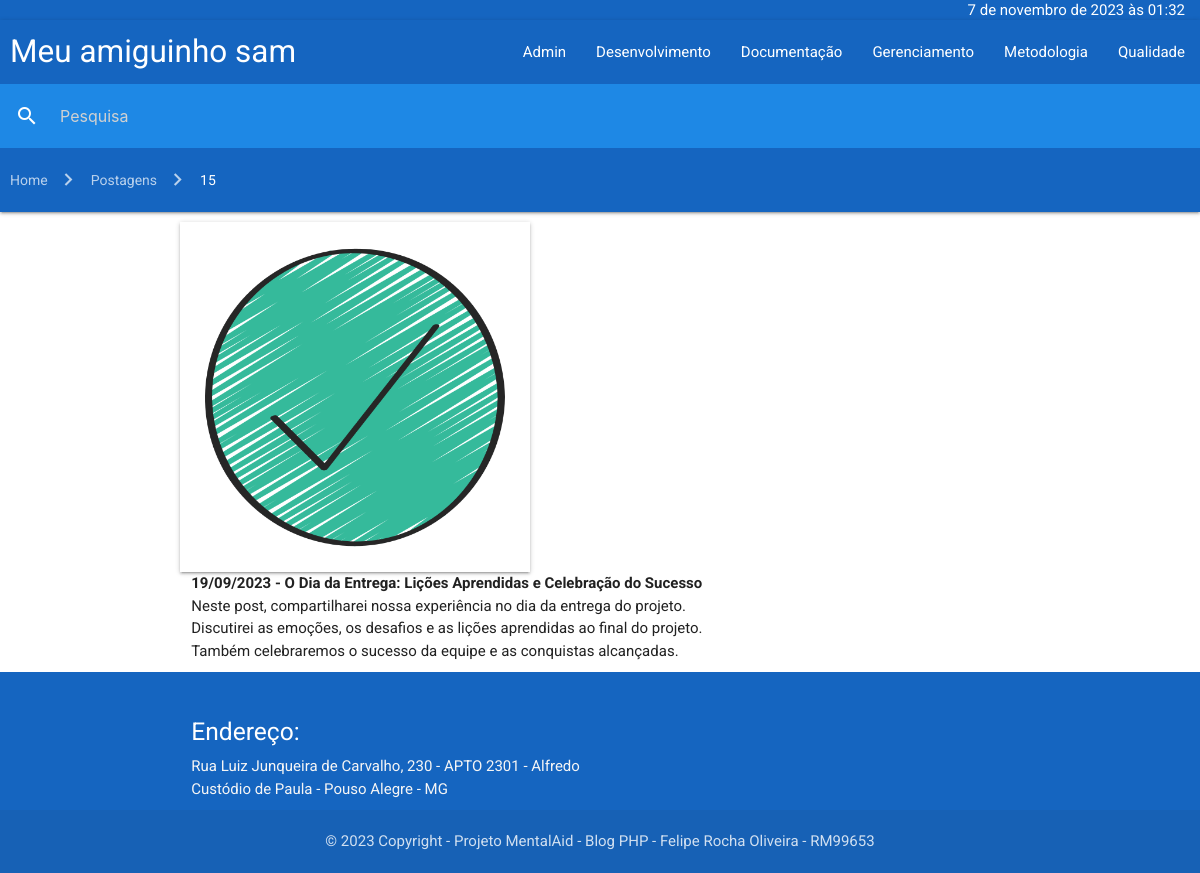
The page /posts/?id=15 on the database its author committed.
### tables this page shows
CREATE TABLE `categories` (
  `id` bigint(20) NOT NULL AUTO_INCREMENT,
  `name` varchar(100) NOT NULL,
  PRIMARY KEY (`id`)
);

CREATE TABLE `posts` (
  `id` bigint(20) NOT NULL AUTO_INCREMENT,
  `title` varchar(100) NOT NULL,
  `category_id` bigint(20) NOT NULL,
  `date_publication` date NOT NULL,
  `content` longtext NOT NULL,
  `image` varchar(150) NOT NULL,
  PRIMARY KEY (`id`),
  KEY `posts_FK` (`category_id`),
  CONSTRAINT `posts_FK` FOREIGN KEY (`category_id`) REFERENCES `categories` (`id`) ON UPDATE CASCADE
);

### core/DateFormat.php (called while the page is built, shortened)
<?php
class DateFormat
{
    private DateTime $date;
    private string $locale;
    private string $timezone;
    public function __construct(string $date = 'now')
    {
        $this->date = new DateTime($date);
    }
    public function setLocale(string $locale): void
    {
        $this->locale = $locale;
    }
    public function setTimezone(string $timezone): void
    {
        $this->timezone = $timezone;
    }
    public function formatFullDatetime(): string
    {
        $formatter = new IntlDateFormatter(
            $this->locale,
            IntlDateFormatter::LONG,
            IntlDateFormatter::SHORT,
            $this->timezone,
            IntlDateFormatter::GREGORIAN
        );
        return $formatter->format($this->date);
    }
    public function formatDate(): string
    {
        $formatter = new IntlDateFormatter(
            $this->locale,
            IntlDateFormatter::SHORT,
            IntlDateFormatter::NONE,
            $this->timezone,
            IntlDateFormatter::GREGORIAN
        );
        return $formatter->format($this->date);
    }
}

### core/Database.php (called while the page is built, shortened)
<?php
class Database
{
    private string $dbName;
    private string $dbHost;
    private string $dbUser;
    private string $dbPass;
    public function __construct()
    {
        $this->dbName = getenv('DB_DATABASE');
        $this->dbHost = getenv('DB_HOST');
        $this->dbUser = getenv('DB_USERNAME');
        $this->dbPass = getenv('DB_PASSWORD');
    }
    public function query(string $query, array $attributes = [], bool $isSelect = false): object
    {
        $pdo = $this->connect();
        try {
            $pdo->beginTransaction();
            $dbConnect = $pdo->prepare($query, [PDO::ATTR_CURSOR => PDO::CURSOR_FWDONLY]);
            $dbConnect->execute($attributes);
            $success = $pdo->commit();
            if ($isSelect) {
                $data = $dbConnect->fetchAll(PDO::FETCH_CLASS);
                return $this->response($success, $data);
            }
            return $this->response($success);
        } catch (PDOException $exception) {
            $pdo->rollBack();
            return $this->response(false, [], $exception->getMessage());
        }
    }
    private function connect(): PDO
    {
        return new PDO($this->getDsn(), $this->dbUser, $this->dbPass);
    }
    private function getDsn(): string
    {
        return "mysql:dbname=$this->dbName;host=$this->dbHost";
    }
    private function response(bool $success = false, array $data = [], string $error = ''): object
    {
        return (object) [
            "success" => $success,
            "data" => $data,
            "error" => $error
        ];
    }
}

### core/Categories.php (called while the page is built, shortened)
<?php
class Categories
{
    private Database $DB;
    private array $categories;
    public function __construct()
    {
        $this->DB = new Database();
        $this->setCategories();
    }
    private function setCategories(): void
    {
        $response = $this->DB->query('SELECT * FROM categories ORDER BY name ASC', [], true);
        $this->categories = $response->data;
    }
    public function getAll(): array
    {
        return $this->categories;
    }
}

### core/Users.php (called while the page is built, shortened)
<?php
class Users
{
    private Database $DB;
    public function __construct()
    {
        $this->DB = new Database();
        $this->setCategories();
    }
    private function setCategories(): void
    {
        $response = $this->DB->query('SELECT * FROM users ORDER BY name ASC', [], true);
    }
}

### core/Session.php (called while the page is built, shortened)
<?php
class Session
{
    public function __construct()
    {
        $this->users = new Users();
    }
    public function sessionValid(): bool
    {
        if (empty($_SESSION['isLogged']) || empty($_SESSION['expireIn'])) {
            return false;
        }
        $now = new DateTime();
        $diff = $now->diff($_SESSION['expireIn']);
        return $diff->h <= 8;
    }
}

### core/Posts.php (called while the page is built, shortened)
<?php
class Posts
{
    private Database $DB;
    private array $posts;
    public function __construct()
    {
        $this->DB = new Database();
        $this->setPosts();
    }
    private function setPosts(): void
    {
        $response = $this->DB->query('
            SELECT
                posts.*, categories.name as categoryName
            FROM posts
                INNER JOIN categories ON categories.id = posts.category_id
            ORDER BY date_publication DESC
        ', [], true);
        $this->posts = $response->data;
    }
    public function getOneById(string $id): object
    {
        foreach ($this->posts as $post) {
            if ($id == $post->id ) {
                return $post;
            }
        }
        return (object)[];
    }
}

### posts/post.php (the view)
<div class="container">
<?php
try {
    $postsModel = new \App\core\Posts();
    $post = $postsModel->getOneById($_GET['id']);
    $dateFormat = new \App\core\DateFormat($post->date_publication);
    $date = $dateFormat->formatDate();
    echo "
        <div class=\"row\">
            <div class=\"col s4 z-depth-1 center valign-wrapper\" id=\"image-post\">
                <img src=\"/public/images/$post->image\" width=\"300\" height=\"300\">
            </div>
            <div class=\"col s8\">
                <b>$date - $post->title</b><br/>
                <span>$post->content</span>
            </div>
        </div>
    ";
} catch (Exception $exception) {
    include "/var/www/views/empty.php";
}
?>
</div>

### views/header.php (shortened to what this page needs)
<?php
$categoryModel= new \App\core\Categories();
$categories = $categoryModel->getAll();
$date = new \App\core\DateFormat();
$session = new \App\core\Session();
?>
<header>
    <nav class="nav-wrapper blue darken-3 nav-date">
        <div class="right">
            <?php echo $date->formatFullDatetime(); ?>
        </div>
    </nav>
    <nav>
        <div class="nav-wrapper blue darken-3">
            <a href="/" class="logo brand-logo">Meu amiguinho sam</a>
            <ul id="nav-mobile" class="right hide-on-med-and-down">
                <?php
                foreach ($categories as $category) {
                    $isActive = '';
                    echo "<li class=\"$isActive\"><a href=\"/categories/?id=$category->id\">$category->name</a></li>";
                }
                ?>
            </ul>
            <?php
                if ($session->sessionValid()) {
                    $name = $_SESSION['name'];
                    echo "<ul id=\"nav-mobile\" class=\"right hide-on-med-and-down truncate\"><a href=\"/admin/\">$name</a></ul>";
                } else {
                    echo "<ul id=\"nav-mobile\" class=\"right hide-on-med-and-down\"><a href=\"/admin/\">Admin</a></ul>";
                }
            ?>
        </div>
    </nav>
    <?php
        include '/var/www/views/search.php';
        include '/var/www/views/breadcrumbs.php';
    ?>
</header>

### styles/global.css (style rules this page uses)
* { box-sizing: border-box; margin: 0; padding: 0; }
html, body { height: 100%; font-family: 'Roboto', sans-serif; }
a { cursor: pointer; }
.row { margin-bottom: 0 !important; }
.container { margin-top: 10px; margin-bottom: 10px; height: auto !important; }
.logo { margin-left: 10px; }
.nav-date { line-height: 20px !important; height: 20px !important; padding-right: 15px; }
#image-post { display: flex; height: 350px; width: 350px; justify-content: center; }

### rows shown on the page
categories: name "Desenvolvimento"
categories: name "Documentação"
categories: name "Gerenciamento"
categories: name "Metodologia"
categories: name "Qualidade"
posts: image (picture), date_publication "19/09/2023", title "O Dia da Entrega: Lições Aprendidas e Celebração do Sucesso", content "Neste post, compartilharei nossa experiência no dia da entrega do projeto. Discutirei as emoções, os desafios e as lições aprendidas ao final do projeto. Também celebraremos o sucesso da equipe e as conquistas alcançadas."

### other values the page prints
$date->formatFullDatetime() "7 de novembro de 2023 às 01:32"
$breadcrumb->description "Home"
$breadcrumb->description "Postagens"
$breadcrumb->description "15"
